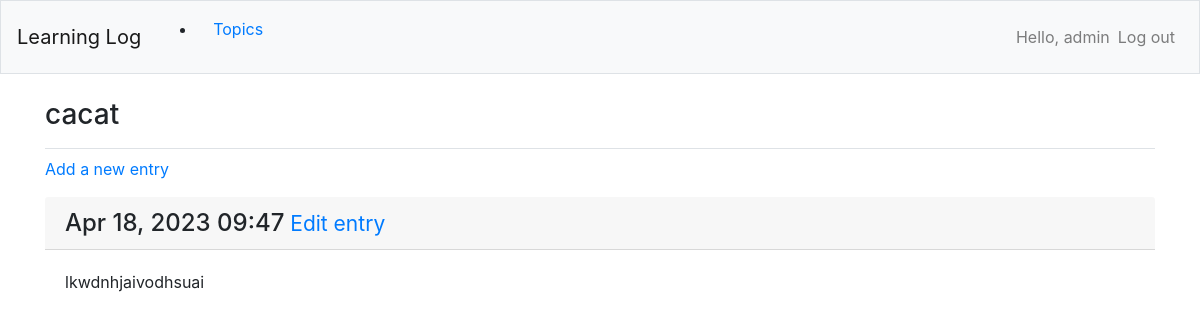
The page /topics/3/ (signed in) on the database its author committed.
### learning_logs/models.py (models this page shows, shortened)
class Topic(models.Model):
    text = models.CharField(max_length=400)
    date_added = models.DateTimeField(auto_now_add=True)
    owner = models.ForeignKey(User, on_delete=models.CASCADE)
    def __str__(self):
        return self.text

class Entry(models.Model):
    topic = models.ForeignKey(Topic, on_delete=models.CASCADE)
    text = models.TextField()
    date_added = models.DateTimeField(auto_now_add=True)
    class Meta:
        verbose_name_plural = 'entries'

### learning_logs/views.py (the view)
# urls.py: path('topics/<int:topic_id>/', views.topic, name='topic'),
@login_required()
def topic(request, topic_id):
    topic = Topic.objects.get(id=topic_id)
    if topic.owner != request.user:
        raise Http404
    entries = topic.entry_set.order_by('-date_added')
    context = {'topic': topic, 'entries': entries}
    return render(request, 'learning_logs/topic.html', context)

### learning_logs/templates/learning_logs/topic.html
{% extends "learning_logs/base.html" %}
{% block page_header %}
	<h3>{{ topic }}</h3>
{% endblock page_header %}
{% block content %}
<p>
	<a href = "{% url 'learning_logs:new_entry' topic.id %}">Add a new entry</a>
</p>
{% for entry in entries %}
	<div>
		<h4 class="card-header">{{ entry.date_added|date:'M d, Y H:i' }}<small><a href="{% url 'learning_logs:edit_entry' entry.id %}"> Edit entry</a></small></h4>
		<div class="card-body">{{ entry.text|linebreaks }}</div>
	</div>
{% empty %}
	<p>No entries for this topic have been added yet.</p>
{% endfor %}
{% endblock content %}

### learning_logs/templates/learning_logs/base.html (shortened to what this page needs)
{% load bootstrap4 %}
<!doctype html>
<html lang="en">
<head>
{% bootstrap_css %}
</head>
<body>
	<nav class="navbar navbar-expand-md navbar-light bg-light mb-4 border">
		<a class="navbar-brand" href="{% url 'learning_logs:index' %}">Learning Log</a>
	<div class="collapse navbar-collapse" id="navbarCollapse">
		<ul>
			<li class="nav-item">
				<a class="nav-link" href="{% url 'learning_logs:topics' %}">Topics</a>
			</li>
		</ul>
		<ul class="navbar-nav ml-auto">
			{% if user.is_authenticated %}
				<li class="nav-item">
					<span class="navbar-text">Hello, {{ user.username }}</span>
				</li>
				<li class="nav-item">
					<a class="nav-link" href="{% url 'users:logout' %}">Log out</a>
				</li>
			{% endif %}
		</ul>
	</div>
	</nav>
	<main role="main" class="container">
		<div class="pb-2 mb-2 border-bottom">
			{% block page_header %}{% endblock page_header %}
		</div>
		<div>
			{% block content %}{% endblock content %}
		</div>
	</main>
</body>
</html>

### rows shown on the page
Topic: text "cacat"
Entry: date_added "Apr 18, 2023 09:47", text "lkwdnhjaivodhsuai"

### other values the page prints
{{ user.username }} "admin"
